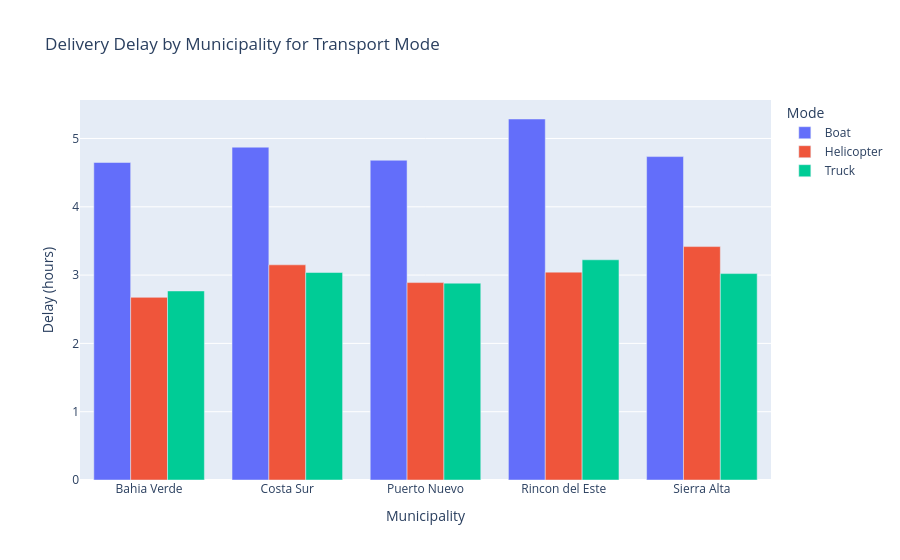

Here is the notebook cell this chart was saved with:
### Markdown cell above
How does transport mode map to delivery delay?

### Code cell
transport = df.groupby(['municipality','transport_mode'], as_index=False)['delivery_delay_hours'].mean()
fig = px.bar(
    transport,
    x='municipality',
    y='delivery_delay_hours',
    color='transport_mode', 
    barmode='group',
    title='Delivery Delay by Municipality for Transport Mode',
    labels={
        'delivery_delay_hours': 'Delay (hours)',
        'transport_mode': 'Mode',
        'municipality': 'Municipality'
    },
)

fig.show()

### Figure 1 — Plotly figure (JSON) as saved in the notebook; plotly's stock layout.template omitted (floating-point values rounded to 4 significant figures)
{"data": [{"alignmentgroup": "True", "hovertemplate": "Mode=Boat<br>Municipality=%{x}<br>Delay (hours)=%{y}<extra></extra>", "legendgroup": "Boat", "marker": {"color": "#636efa", "pattern": {"shape": ""}}, "name": "Boat", "offsetgroup": "Boat", "orientation": "v", "showlegend": true, "textposition": "auto", "type": "bar", "x": ["Bahia Verde", "Costa Sur", "Puerto Nuevo", "Rincon del Este", "Sierra Alta"], "xaxis": "x", "y": [4.648, 4.872, 4.681, 5.285, 4.735], "yaxis": "y"}, {"alignmentgroup": "True", "hovertemplate": "Mode=Helicopter<br>Municipality=%{x}<br>Delay (hours)=%{y}<extra></extra>", "legendgroup": "Helicopter", "marker": {"color": "#EF553B", "pattern": {"shape": ""}}, "name": "Helicopter", "offsetgroup": "Helicopter", "orientation": "v", "showlegend": true, "textposition": "auto", "type": "bar", "x": ["Bahia Verde", "Costa Sur", "Puerto Nuevo", "Rincon del Este", "Sierra Alta"], "xaxis": "x", "y": [2.674, 3.15, 2.89, 3.043, 3.417], "yaxis": "y"}, {"alignmentgroup": "True", "hovertemplate": "Mode=Truck<br>Municipality=%{x}<br>Delay (hours)=%{y}<extra></extra>", "legendgroup": "Truck", "marker": {"color": "#00cc96", "pattern": {"shape": ""}}, "name": "Truck", "offsetgroup": "Truck", "orientation": "v", "showlegend": true, "textposition": "auto", "type": "bar", "x": ["Bahia Verde", "Costa Sur", "Puerto Nuevo", "Rincon del Este", "Sierra Alta"], "xaxis": "x", "y": [2.768, 3.038, 2.882, 3.224, 3.022], "yaxis": "y"}], "layout": {"barmode": "group", "legend": {"title": {"text": "Mode"}, "tracegroupgap": 0}, "title": {"text": "Delivery Delay by Municipality for Transport Mode"}, "xaxis": {"anchor": "y", "domain": [0, 1], "title": {"text": "Municipality"}}, "yaxis": {"anchor": "x", "domain": [0, 1], "title": {"text": "Delay (hours)"}}}}
